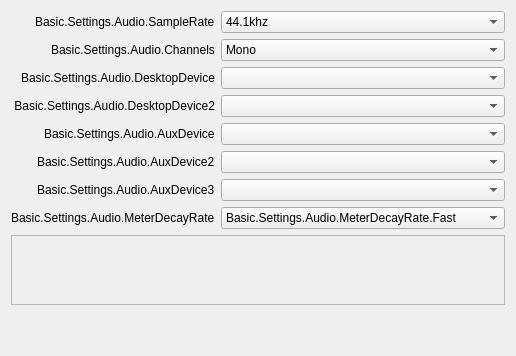
       <widget class="QWidget" name="audioPage">
        <layout class="QFormLayout" name="formLayout">
         <property name="fieldGrowthPolicy">
          <enum>QFormLayout::AllNonFixedFieldsGrow</enum>
         </property>
         <property name="labelAlignment">
          <set>Qt::AlignRight|Qt::AlignTrailing|Qt::AlignVCenter</set>
         </property>
         <item row="0" column="0">
          <widget class="QLabel" name="label_14">
           <property name="text">
            <string>Basic.Settings.Audio.SampleRate</string>
           </property>
           <property name="buddy">
            <cstring>sampleRate</cstring>
           </property>
          </widget>
         </item>
         <item row="0" column="1">
          <widget class="QComboBox" name="sampleRate">
           <property name="currentText">
            <string notr="true">44.1khz</string>
           </property>
           <property name="currentIndex">
            <number>0</number>
           </property>
           <item>
            <property name="text">
             <string>44.1khz</string>
            </property>
           </item>
           <item>
            <property name="text">
             <string>48khz</string>
            </property>
           </item>
          </widget>
         </item>
         <item row="1" column="0">
          <widget class="QLabel" name="label_15">
           <property name="text">
            <string>Basic.Settings.Audio.Channels</string>
           </property>
           <property name="buddy">
            <cstring>channelSetup</cstring>
           </property>
          </widget>
         </item>
         <item row="1" column="1">
          <widget class="QComboBox" name="channelSetup">
           <property name="currentText">
            <string>Mono</string>
           </property>
           <property name="currentIndex">
            <number>0</number>
           </property>
           <item>
            <property name="text">
             <string>Mono</string>
            </property>
           </item>
           <item>
            <property name="text">
             <string>Stereo</string>
            </property>
           </item>
           <item>
            <property name="text">
             <string>2.1</string>
            </property>
           </item>
           <item>
            <property name="text">
             <string>4.0</string>
            </property>
           </item>
           <item>
            <property name="text">
             <string>4.1</string>
            </property>
           </item>
           <item>
            <property name="text">
             <string>5.1</string>
            </property>
           </item>
           <item>
            <property name="text">
             <string>7.1</string>
            </property>
           </item>
          </widget>
         </item>
         <item row="2" column="0">
          <widget class="QLabel" name="label_2">
           <property name="minimumSize">
            <size>
             <width>170</width>
             <height>0</height>
            </size>
           </property>
           <property name="text">
            <string>Basic.Settings.Audio.DesktopDevice</string>
           </property>
           <property name="alignment">
            <set>Qt::AlignRight|Qt::AlignTrailing|Qt::AlignVCenter</set>
           </property>
           <property name="buddy">
            <cstring>desktopAudioDevice1</cstring>
           </property>
          </widget>
         </item>
         <item row="2" column="1">
          <widget class="QComboBox" name="desktopAudioDevice1">
           <property name="enabled">
            <bool>true</bool>
           </property>
          </widget>
         </item>
         <item row="3" column="0">
          <widget class="QLabel" name="label_3">
           <property name="text">
            <string>Basic.Settings.Audio.DesktopDevice2</string>
           </property>
           <property name="alignment">
            <set>Qt::AlignRight|Qt::AlignTrailing|Qt::AlignVCenter</set>
           </property>
           <property name="buddy">
            <cstring>desktopAudioDevice2</cstring>
           </property>
          </widget>
         </item>
         <item row="3" column="1">
          <widget class="QComboBox" name="desktopAudioDevice2">
           <property name="enabled">
            <bool>true</bool>
           </property>
          </widget>
         </item>
         <item row="4" column="0">
          <widget class="QLabel" name="label_4">
           <property name="text">
            <string>Basic.Settings.Audio.AuxDevice</string>
           </property>
           <property name="buddy">
            <cstring>auxAudioDevice1</cstring>
           </property>
          </widget>
         </item>
         <item row="4" column="1">
          <widget class="QComboBox" name="auxAudioDevice1">
           <property name="enabled">
            <bool>true</bool>
           </property>
          </widget>
         </item>
         <item row="5" column="0">
          <widget class="QLabel" name="label_5">
           <property name="text">
            <string>Basic.Settings.Audio.AuxDevice2</string>
           </property>
           <property name="buddy">
            <cstring>auxAudioDevice2</cstring>
           </property>
          </widget>
         </item>
         <item row="5" column="1">
          <widget class="QComboBox" name="auxAudioDevice2">
           <property name="enabled">
            <bool>true</bool>
           </property>
          </widget>
         </item>
         <item row="6" column="0">
          <widget class="QLabel" name="label_6">
           <property name="text">
            <string>Basic.Settings.Audio.AuxDevice3</string>
           </property>
           <property name="buddy">
            <cstring>auxAudioDevice3</cstring>
           </property>
          </widget>
         </item>
         <item row="6" column="1">
          <widget class="QComboBox" name="auxAudioDevice3">
           <property name="enabled">
            <bool>true</bool>
           </property>
          </widget>
         </item>
         <item row="8" column="0" colspan="2">
          <widget class="QScrollArea" name="audioSourceScrollArea">
           <property name="widgetResizable">
            <bool>true</bool>
           </property>
           <widget class="QWidget" name="audioSourceWidget">
            <property name="geometry">
             <rect>
              <x>0</x>
              <y>0</y>
              <width>800</width>
              <height>85</height>
             </rect>
            </property>
           </widget>
          </widget>
         </item>
         <item row="9" column="1">
          <widget class="QLabel" name="audioMsg">
           <property name="styleSheet">
            <string notr="true">color: rgb(255, 0, 4);</string>
           </property>
           <property name="text">
            <string notr="true"/>
           </property>
           <property name="wordWrap">
            <bool>true</bool>
           </property>
          </widget>
         </item>
         <item row="10" column="1">
          <widget class="QLabel" name="audioMsg_2">
           <property name="text">
            <string notr="true"/>
           </property>
           <property name="wordWrap">
            <bool>true</bool>
           </property>
           <property name="themeID" stdset="0">
            <string notr="true">warning</string>
           </property>
          </widget>
         </item>
         <item row="7" column="0">
          <widget class="QLabel" name="label_65">
           <property name="text">
            <string>Basic.Settings.Audio.MeterDecayRate</string>
           </property>
           <property name="buddy">
            <cstring>meterDecayRate</cstring>
           </property>
          </widget>
         </item>
         <item row="7" column="1">
          <widget class="QComboBox" name="meterDecayRate">
           <property name="currentText">
            <string>Basic.Settings.Audio.MeterDecayRate.Fast</string>
           </property>
           <property name="currentIndex">
            <number>0</number>
           </property>
           <item>
            <property name="text">
             <string>Basic.Settings.Audio.MeterDecayRate.Fast</string>
            </property>
           </item>
           <item>
            <property name="text">
             <string>Basic.Settings.Audio.MeterDecayRate.Medium</string>
            </property>
           </item>
           <item>
            <property name="text">
             <string>Basic.Settings.Audio.MeterDecayRate.Slow</string>
            </property>
           </item>
          </widget>
         </item>
        </layout>
       </widget>
